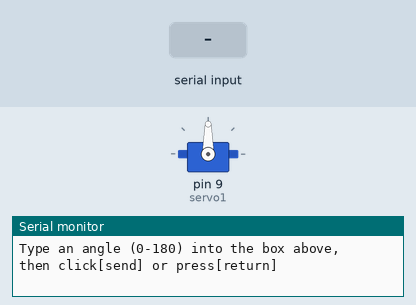
The sketch below on a simulated Arduino Uno, built with avr-gcc and run on an emulated ATmega328P. On the bench: servo, the last lines printed to the serial monitor. The test bench sets the inputs (shaded band).

Above: at 1.2 s.
1.3 s: "1" received over Serial
At 1.9 s:
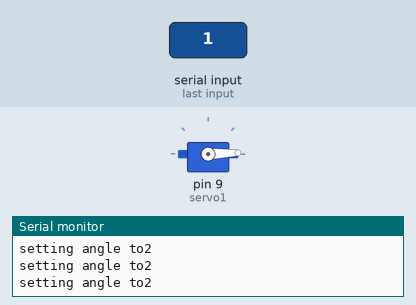
Timing chart, 0 to 4.3 s (numbered marks = the images above; inputs shaded):
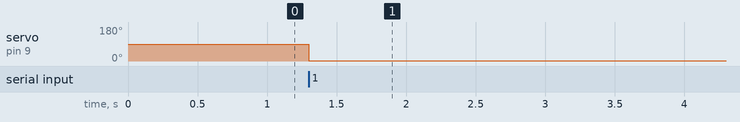

The sketch:

bp2_6.ino
```cpp
#include <Servo.h>
Servo servo1;
int angle;

void setup()
 {
 servo1.attach(9,900,2100);
 Serial.begin(9600);

}

void loop()
{
  int speed;
  Serial.println("Type an angle (0-180) into the box above,");
  Serial.println("then click[send] or press[return]");
  Serial.println();
  while(true)
  {
    while(Serial.available()>0)
    {
     angle=Serial.println();
     angle=constrain(angle,0,180);
     Serial.print("setting angle to");
     Serial.print(angle);
     servo1.write(angle);
    }
  }
}
```

Measured:
- after the input at 1.3 s, servo on pin 9 (servo1): 90° → 2° at once
